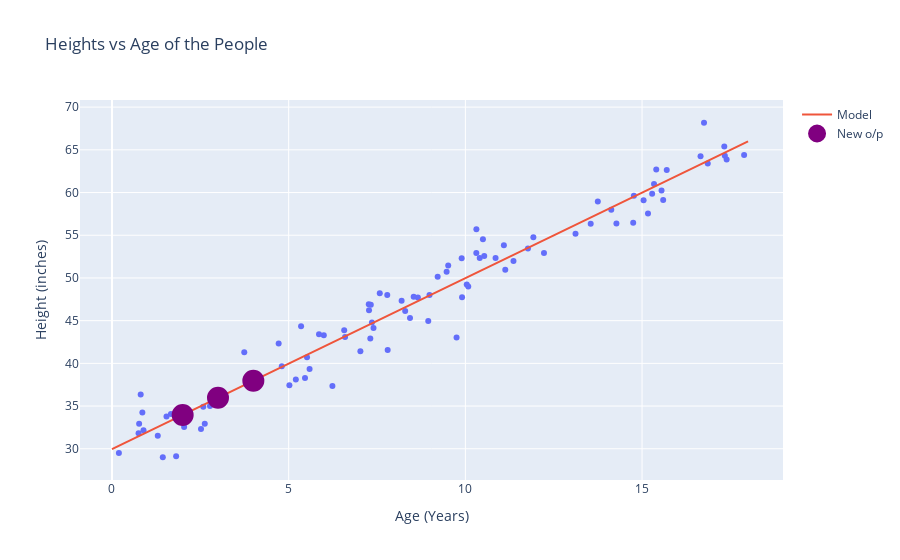

Source (notebook cell):
### Code cell
make_pic('AgesAndHeights.pkl', model_in, float_string_to_arr('2, 3, 4'), 'output.svg')
